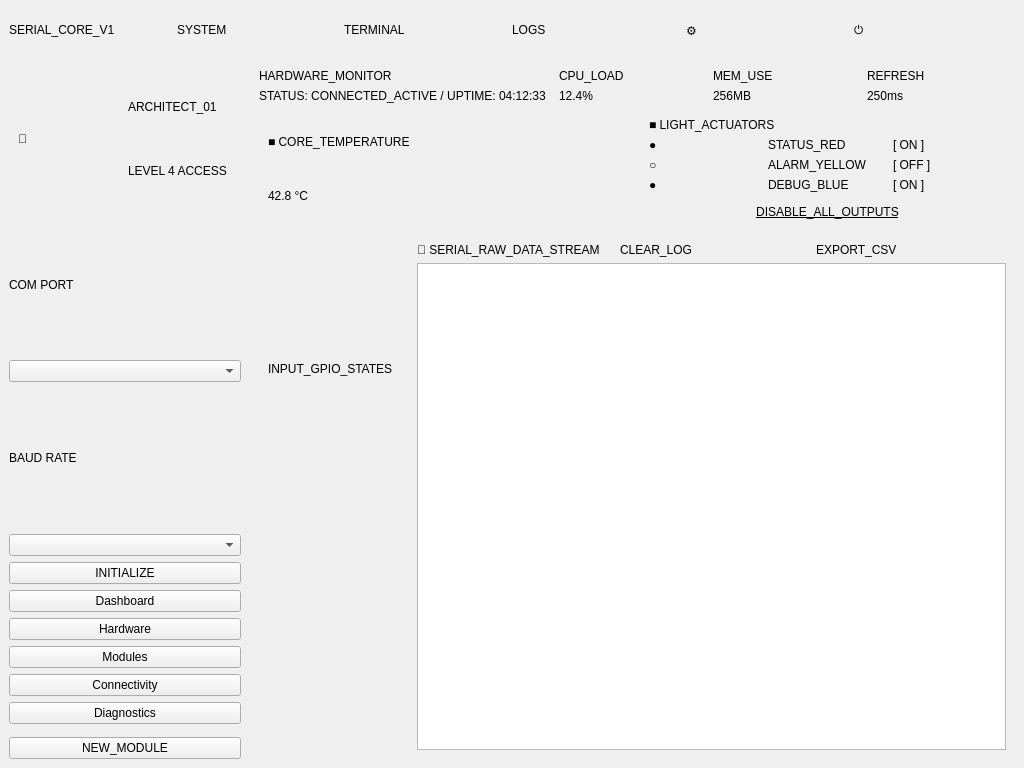
<?xml version="1.0" encoding="UTF-8"?>
<ui version="4.0">
 <class>MainWindow</class>
 <widget class="QMainWindow" name="MainWindow">
  <property name="geometry">
   <rect>
    <x>0</x>
    <y>0</y>
    <width>1024</width>
    <height>768</height>
   </rect>
  </property>
  <widget class="QWidget" name="centralwidget">
   <layout class="QVBoxLayout" name="mainLayout">
    <property name="spacing">
     <number>0</number>
    </property>
    <property name="leftMargin">
     <number>0</number>
    </property>
    <property name="topMargin">
     <number>0</number>
    </property>
    <property name="rightMargin">
     <number>0</number>
    </property>
    <property name="bottomMargin">
     <number>0</number>
    </property>
    <item>
     <widget class="QFrame" name="topBar">
      <property name="minimumSize">
       <size>
        <width>0</width>
        <height>60</height>
       </size>
      </property>
      <layout class="QHBoxLayout" name="horizontalLayout">
       <item>
        <widget class="QLabel" name="topTitle">
         <property name="text">
          <string>SERIAL_CORE_V1</string>
         </property>
        </widget>
       </item>
       <item>
        <widget class="QLabel" name="navSystem">
         <property name="text">
          <string>SYSTEM</string>
         </property>
        </widget>
       </item>
       <item>
        <widget class="QLabel" name="navTerminal">
         <property name="text">
          <string>TERMINAL</string>
         </property>
        </widget>
       </item>
       <item>
        <widget class="QLabel" name="navLogs">
         <property name="text">
          <string>LOGS</string>
         </property>
        </widget>
       </item>
       <item>
        <spacer name="horizontalSpacer">
         <property name="orientation">
          <enum>Qt::Horizontal</enum>
         </property>
        </spacer>
       </item>
       <item>
        <widget class="QLabel" name="iconSettings">
         <property name="text">
          <string>⚙</string>
         </property>
        </widget>
       </item>
       <item>
        <widget class="QLabel" name="iconPower">
         <property name="text">
          <string>⏻</string>
         </property>
        </widget>
       </item>
      </layout>
     </widget>
    </item>
    <item>
     <widget class="QWidget" name="bodyWidget">
      <layout class="QHBoxLayout" name="horizontalLayout_2">
       <property name="spacing">
        <number>0</number>
       </property>
       <property name="leftMargin">
        <number>0</number>
       </property>
       <property name="topMargin">
        <number>0</number>
       </property>
       <property name="rightMargin">
        <number>0</number>
       </property>
       <property name="bottomMargin">
        <number>0</number>
       </property>
       <item>
        <widget class="QFrame" name="sideBar">
         <property name="minimumSize">
          <size>
           <width>250</width>
           <height>0</height>
          </size>
         </property>
         <property name="maximumSize">
          <size>
           <width>250</width>
           <height>16777215</height>
          </size>
         </property>
         <layout class="QVBoxLayout" name="verticalLayout">
          <item>
           <widget class="QFrame" name="userInfoBox">
            <layout class="QHBoxLayout" name="horizontalLayout_3">
             <item>
              <widget class="QLabel" name="userIcon">
               <property name="text">
                <string>👤</string>
               </property>
              </widget>
             </item>
             <item>
              <layout class="QVBoxLayout" name="verticalLayout_2">
               <item>
                <widget class="QLabel" name="userTitle">
                 <property name="text">
                  <string>ARCHITECT_01</string>
                 </property>
                </widget>
               </item>
               <item>
                <widget class="QLabel" name="userSub">
                 <property name="text">
                  <string>LEVEL 4 ACCESS</string>
                 </property>
                </widget>
               </item>
              </layout>
             </item>
            </layout>
           </widget>
          </item>
          <item>
           <widget class="QLabel" name="label_com">
            <property name="text">
             <string>COM PORT</string>
            </property>
           </widget>
          </item>
          <item>
           <widget class="QComboBox" name="portCombo"/>
          </item>
          <item>
           <widget class="QLabel" name="label_baud">
            <property name="text">
             <string>BAUD RATE</string>
            </property>
           </widget>
          </item>
          <item>
           <widget class="QComboBox" name="baudCombo"/>
          </item>
          <item>
           <widget class="QPushButton" name="initBtn">
            <property name="text">
             <string>INITIALIZE</string>
            </property>
           </widget>
          </item>
          <item>
           <widget class="QPushButton" name="menuDash">
            <property name="text">
             <string>Dashboard</string>
            </property>
           </widget>
          </item>
          <item>
           <widget class="QPushButton" name="menuHard">
            <property name="text">
             <string>Hardware</string>
            </property>
           </widget>
          </item>
          <item>
           <widget class="QPushButton" name="menuMod">
            <property name="text">
             <string>Modules</string>
            </property>
           </widget>
          </item>
          <item>
           <widget class="QPushButton" name="menuConn">
            <property name="text">
             <string>Connectivity</string>
            </property>
           </widget>
          </item>
          <item>
           <widget class="QPushButton" name="menuDiag">
            <property name="text">
             <string>Diagnostics</string>
            </property>
           </widget>
          </item>
          <item>
           <spacer name="verticalSpacer">
            <property name="orientation">
             <enum>Qt::Vertical</enum>
            </property>
           </spacer>
          </item>
          <item>
           <widget class="QPushButton" name="newModuleBtn">
            <property name="text">
             <string>NEW_MODULE</string>
            </property>
           </widget>
          </item>
         </layout>
        </widget>
       </item>
       <item>
        <widget class="QWidget" name="dashArea">
         <layout class="QVBoxLayout" name="verticalLayout_3">
          <item>
           <layout class="QHBoxLayout" name="headerLayout">
            <item>
             <layout class="QVBoxLayout" name="verticalLayout_4">
              <item>
               <widget class="QLabel" name="dashTitle">
                <property name="text">
                 <string>HARDWARE_MONITOR</string>
                </property>
               </widget>
              </item>
              <item>
               <widget class="QLabel" name="dashStatus">
                <property name="text">
                 <string>STATUS: CONNECTED_ACTIVE / UPTIME: 04:12:33</string>
                </property>
               </widget>
              </item>
             </layout>
            </item>
            <item>
             <spacer name="horizontalSpacer_2">
              <property name="orientation">
               <enum>Qt::Horizontal</enum>
              </property>
             </spacer>
            </item>
            <item>
             <layout class="QVBoxLayout" name="stat1">
              <item>
               <widget class="QLabel" name="lblCpu">
                <property name="text">
                 <string>CPU_LOAD</string>
                </property>
               </widget>
              </item>
              <item>
               <widget class="QLabel" name="valCpu">
                <property name="text">
                 <string>12.4%</string>
                </property>
               </widget>
              </item>
             </layout>
            </item>
            <item>
             <layout class="QVBoxLayout" name="stat2">
              <item>
               <widget class="QLabel" name="lblMem">
                <property name="text">
                 <string>MEM_USE</string>
                </property>
               </widget>
              </item>
              <item>
               <widget class="QLabel" name="valMem">
                <property name="text">
                 <string>256MB</string>
                </property>
               </widget>
              </item>
             </layout>
            </item>
            <item>
             <layout class="QVBoxLayout" name="stat3">
              <item>
               <widget class="QLabel" name="lblRef">
                <property name="text">
                 <string>REFRESH</string>
                </property>
               </widget>
              </item>
              <item>
               <widget class="QLabel" name="valRef">
                <property name="text">
                 <string>250ms</string>
                </property>
               </widget>
              </item>
             </layout>
            </item>
           </layout>
          </item>
          <item>
           <layout class="QHBoxLayout" name="row1">
            <item>
             <widget class="QFrame" name="tempPanel">
              <layout class="QVBoxLayout" name="verticalLayout_5">
               <item>
                <widget class="QLabel" name="tempTitle">
                 <property name="text">
                  <string>■ CORE_TEMPERATURE</string>
                 </property>
                </widget>
               </item>
               <item>
                <widget class="QLabel" name="tempValue">
                 <property name="text">
                  <string>42.8 °C</string>
                 </property>
                </widget>
               </item>
               <item>
                <layout class="QHBoxLayout" name="chartLayout"/>
               </item>
              </layout>
             </widget>
            </item>
            <item>
             <widget class="QFrame" name="actPanel">
              <layout class="QVBoxLayout" name="verticalLayout_6">
               <item>
                <widget class="QLabel" name="actTitle">
                 <property name="text">
                  <string>■ LIGHT_ACTUATORS</string>
                 </property>
                </widget>
               </item>
               <item>
                <layout class="QHBoxLayout" name="tgl1">
                 <item>
                  <widget class="QLabel" name="tgl1_sym">
                   <property name="text">
                    <string>●</string>
                   </property>
                  </widget>
                 </item>
                 <item>
                  <widget class="QLabel" name="tgl1_lbl">
                   <property name="text">
                    <string>STATUS_RED</string>
                   </property>
                  </widget>
                 </item>
                 <item>
                  <spacer name="hs1">
                   <property name="orientation">
                    <enum>Qt::Horizontal</enum>
                   </property>
                  </spacer>
                 </item>
                 <item>
                  <widget class="QLabel" name="tgl1_val">
                   <property name="text">
                    <string>[ ON ]</string>
                   </property>
                  </widget>
                 </item>
                </layout>
               </item>
               <item>
                <layout class="QHBoxLayout" name="tgl2">
                 <item>
                  <widget class="QLabel" name="tgl2_sym">
                   <property name="text">
                    <string>○</string>
                   </property>
                  </widget>
                 </item>
                 <item>
                  <widget class="QLabel" name="tgl2_lbl">
                   <property name="text">
                    <string>ALARM_YELLOW</string>
                   </property>
                  </widget>
                 </item>
                 <item>
                  <spacer name="hs2">
                   <property name="orientation">
                    <enum>Qt::Horizontal</enum>
                   </property>
                  </spacer>
                 </item>
                 <item>
                  <widget class="QLabel" name="tgl2_val">
                   <property name="text">
                    <string>[ OFF ]</string>
                   </property>
                  </widget>
                 </item>
                </layout>
               </item>
               <item>
                <layout class="QHBoxLayout" name="tgl3">
                 <item>
                  <widget class="QLabel" name="tgl3_sym">
                   <property name="text">
                    <string>●</string>
                   </property>
                  </widget>
                 </item>
                 <item>
                  <widget class="QLabel" name="tgl3_lbl">
                   <property name="text">
                    <string>DEBUG_BLUE</string>
                   </property>
                  </widget>
                 </item>
                 <item>
                  <spacer name="hs3">
                   <property name="orientation">
                    <enum>Qt::Horizontal</enum>
                   </property>
                  </spacer>
                 </item>
                 <item>
                  <widget class="QLabel" name="tgl3_val">
                   <property name="text">
                    <string>[ ON ]</string>
                   </property>
                  </widget>
                 </item>
                </layout>
               </item>
               <item>
                <spacer name="vs1">
                 <property name="orientation">
                  <enum>Qt::Vertical</enum>
                 </property>
                </spacer>
               </item>
               <item>
                <widget class="QLabel" name="actDisable">
                 <property name="text">
                  <string>&lt;u&gt;DISABLE_ALL_OUTPUTS&lt;/u&gt;</string>
                 </property>
                 <property name="alignment">
                  <set>Qt::AlignCenter</set>
                 </property>
                </widget>
               </item>
              </layout>
             </widget>
            </item>
           </layout>
          </item>
          <item>
           <layout class="QHBoxLayout" name="row2">
            <item>
             <widget class="QFrame" name="gpioPanel">
              <layout class="QVBoxLayout" name="verticalLayout_7">
               <item>
                <widget class="QLabel" name="gpioTitle">
                 <property name="text">
                  <string>INPUT_GPIO_STATES</string>
                 </property>
                </widget>
               </item>
               <item>
                <layout class="QGridLayout" name="gpioGrid">
                 <item row="0" column="0">
                  <widget class="QFrame" name="g1"/>
                 </item>
                 <item row="0" column="1">
                  <widget class="QFrame" name="g2"/>
                 </item>
                 <item row="1" column="0">
                  <widget class="QFrame" name="g3"/>
                 </item>
                 <item row="1" column="1">
                  <widget class="QFrame" name="g4"/>
                 </item>
                </layout>
               </item>
              </layout>
             </widget>
            </item>
            <item>
             <widget class="QFrame" name="termPanel">
              <layout class="QVBoxLayout" name="verticalLayout_8">
               <item>
                <layout class="QHBoxLayout" name="horizontalLayout_4">
                 <item>
                  <widget class="QLabel" name="termTitle">
                   <property name="text">
                    <string>📄 SERIAL_RAW_DATA_STREAM</string>
                   </property>
                  </widget>
                 </item>
                 <item>
                  <spacer name="horizontalSpacer_3">
                   <property name="orientation">
                    <enum>Qt::Horizontal</enum>
                   </property>
                  </spacer>
                 </item>
                 <item>
                  <widget class="QLabel" name="termClear">
                   <property name="text">
                    <string>CLEAR_LOG</string>
                   </property>
                  </widget>
                 </item>
                 <item>
                  <widget class="QLabel" name="termExport">
                   <property name="text">
                    <string>EXPORT_CSV</string>
                   </property>
                  </widget>
                 </item>
                </layout>
               </item>
               <item>
                <widget class="QTextBrowser" name="textBrowser"/>
               </item>
              </layout>
             </widget>
            </item>
           </layout>
          </item>
         </layout>
        </widget>
       </item>
      </layout>
     </widget>
    </item>
   </layout>
  </widget>
 </widget>
 <resources/>
 <connections/>
</ui>
